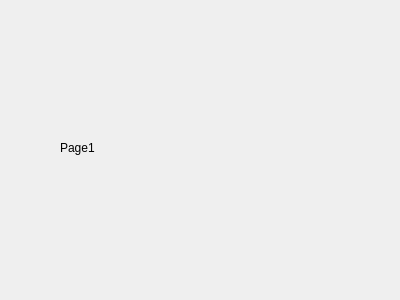
<?xml version="1.0" encoding="UTF-8"?>
<ui version="4.0">
 <class>Page1</class>
 <widget class="QWidget" name="Page1">
  <property name="geometry">
   <rect>
    <x>0</x>
    <y>0</y>
    <width>400</width>
    <height>300</height>
   </rect>
  </property>
  <property name="windowTitle">
   <string>Form</string>
  </property>
  <widget class="QLabel" name="label">
   <property name="geometry">
    <rect>
     <x>60</x>
     <y>140</y>
     <width>54</width>
     <height>16</height>
    </rect>
   </property>
   <property name="text">
    <string>Page1</string>
   </property>
  </widget>
 </widget>
 <resources/>
 <connections/>
</ui>
